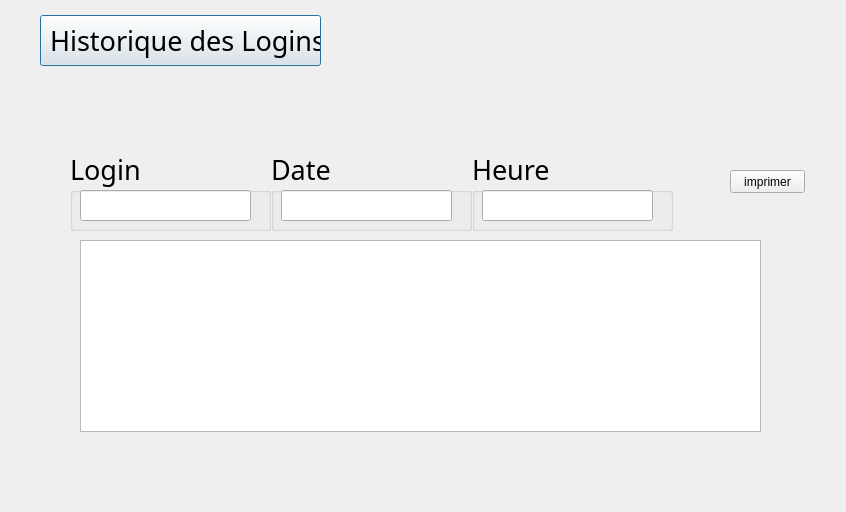
<?xml version="1.0" encoding="UTF-8"?>
<ui version="4.0">
 <class>login_historique</class>
 <widget class="QDialog" name="login_historique">
  <property name="geometry">
   <rect>
    <x>0</x>
    <y>0</y>
    <width>846</width>
    <height>512</height>
   </rect>
  </property>
  <property name="windowTitle">
   <string>Dialog</string>
  </property>
  <widget class="QLabel" name="label">
   <property name="geometry">
    <rect>
     <x>0</x>
     <y>0</y>
     <width>851</width>
     <height>511</height>
    </rect>
   </property>
   <property name="styleSheet">
    <string notr="true">border-image: url(:/img/login/img/Background_color.png);</string>
   </property>
   <property name="text">
    <string/>
   </property>
  </widget>
  <widget class="QLabel" name="icon_edit_login_2">
   <property name="geometry">
    <rect>
     <x>10</x>
     <y>10</y>
     <width>61</width>
     <height>61</height>
    </rect>
   </property>
   <property name="styleSheet">
    <string notr="true">border-image: url(:/img/login/img/Gestion login/refresh.png);</string>
   </property>
   <property name="text">
    <string/>
   </property>
  </widget>
  <widget class="QPushButton" name="btn_historique_login">
   <property name="geometry">
    <rect>
     <x>40</x>
     <y>15</y>
     <width>281</width>
     <height>51</height>
    </rect>
   </property>
   <property name="font">
    <font>
     <family>Bahnschrift</family>
     <pointsize>20</pointsize>
     <weight>50</weight>
     <italic>false</italic>
     <bold>false</bold>
    </font>
   </property>
   <property name="styleSheet">
    <string notr="true">border-image: url(:/img/dashboard/btn_gestion_patient1.png)3 10 15 10;
font: 20pt &quot;Bahnschrift&quot;;
</string>
   </property>
   <property name="text">
    <string>  Historique des Logins</string>
   </property>
  </widget>
  <widget class="QTableView" name="tableView">
   <property name="geometry">
    <rect>
     <x>80</x>
     <y>240</y>
     <width>681</width>
     <height>192</height>
    </rect>
   </property>
   <property name="layoutDirection">
    <enum>Qt::LeftToRight</enum>
   </property>
   <property name="selectionBehavior">
    <enum>QAbstractItemView::SelectRows</enum>
   </property>
  </widget>
  <widget class="QGroupBox" name="group_text_id">
   <property name="geometry">
    <rect>
     <x>70</x>
     <y>150</y>
     <width>201</width>
     <height>81</height>
    </rect>
   </property>
   <property name="font">
    <font>
     <family>Bahnschrift</family>
     <pointsize>20</pointsize>
    </font>
   </property>
   <property name="title">
    <string>Login</string>
   </property>
   <widget class="QLineEdit" name="text_id">
    <property name="geometry">
     <rect>
      <x>10</x>
      <y>40</y>
      <width>171</width>
      <height>31</height>
     </rect>
    </property>
    <property name="font">
     <font>
      <pointsize>20</pointsize>
     </font>
    </property>
    <property name="layoutDirection">
     <enum>Qt::LeftToRight</enum>
    </property>
   </widget>
  </widget>
  <widget class="QGroupBox" name="group_text_id_2">
   <property name="geometry">
    <rect>
     <x>271</x>
     <y>150</y>
     <width>201</width>
     <height>81</height>
    </rect>
   </property>
   <property name="font">
    <font>
     <family>Bahnschrift</family>
     <pointsize>20</pointsize>
    </font>
   </property>
   <property name="title">
    <string>Date</string>
   </property>
   <widget class="QLineEdit" name="text_date">
    <property name="geometry">
     <rect>
      <x>10</x>
      <y>40</y>
      <width>171</width>
      <height>31</height>
     </rect>
    </property>
    <property name="font">
     <font>
      <pointsize>20</pointsize>
     </font>
    </property>
    <property name="layoutDirection">
     <enum>Qt::LeftToRight</enum>
    </property>
   </widget>
  </widget>
  <widget class="QGroupBox" name="group_text_id_3">
   <property name="geometry">
    <rect>
     <x>472</x>
     <y>150</y>
     <width>201</width>
     <height>81</height>
    </rect>
   </property>
   <property name="font">
    <font>
     <family>Bahnschrift</family>
     <pointsize>20</pointsize>
    </font>
   </property>
   <property name="title">
    <string>Heure</string>
   </property>
   <widget class="QLineEdit" name="text_id_3">
    <property name="enabled">
     <bool>true</bool>
    </property>
    <property name="geometry">
     <rect>
      <x>10</x>
      <y>40</y>
      <width>171</width>
      <height>31</height>
     </rect>
    </property>
    <property name="font">
     <font>
      <pointsize>20</pointsize>
     </font>
    </property>
    <property name="layoutDirection">
     <enum>Qt::LeftToRight</enum>
    </property>
   </widget>
  </widget>
  <widget class="QPushButton" name="pushButton">
   <property name="geometry">
    <rect>
     <x>730</x>
     <y>170</y>
     <width>75</width>
     <height>23</height>
    </rect>
   </property>
   <property name="text">
    <string>imprimer</string>
   </property>
  </widget>
  <zorder>label</zorder>
  <zorder>btn_historique_login</zorder>
  <zorder>icon_edit_login_2</zorder>
  <zorder>tableView</zorder>
  <zorder>group_text_id</zorder>
  <zorder>group_text_id_2</zorder>
  <zorder>group_text_id_3</zorder>
  <zorder>pushButton</zorder>
 </widget>
 <resources/>
 <connections/>
</ui>
